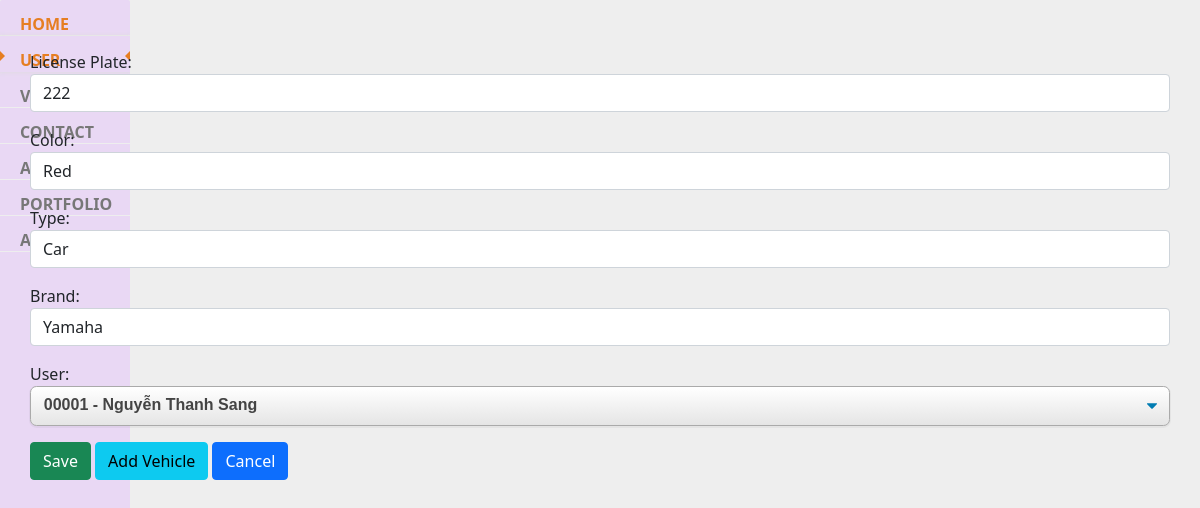
The app's page /parkingmanage/vehicle/8/update with its own data.
### parkingmanage/models.py (models this page shows, shortened)
class Vehicle(models.Model):
    licensePlate = models.TextField(max_length=10)
    color = models.TextField(max_length=255, null=True)
    type = models.TextField(max_length=255, null=True)
    brand = models.TextField(max_length=255, null=True)
    user = models.ForeignKey(User,
                            on_delete=models.CASCADE,
                            blank=True,
                            null=False)

### parkingmanage/views.py (the view)
# urls.py: path('vehicle/<int:id>/update', update_view_vehicle, name='update_vehicle'),
def update_view_vehicle(request, id):
    vehicle = get_object_or_404(Vehicle, id=id)
    form = VehicleForm(request.POST or None, instance = vehicle )
    if form.is_valid():
        form.save()
        return redirect('/parkingmanage/vehicle')
    context = {'form': form}
    return render(request, 'vehiclecreate.html', context)

### parkingmanage/forms.py
class VehicleForm(forms.ModelForm):
    licensePlate = forms.CharField(
        label='License Plate',
        required=True,
        widget=forms.TextInput(
            attrs={
                'class': 'form-control',
                'placeholder': 'Biển số xe'
            }
        )
    )
    color = forms.CharField(
        required=True,
        widget=forms.TextInput(
            attrs={
                'class': 'form-control',
                'placeholder': 'Màu xe'
            }
        )
    )
    type = forms.CharField(
        required=True,
        widget=forms.TextInput(
            attrs={
                'class': 'form-control',
                'placeholder': 'Loại xe'
            }
        )
    )
    brand = forms.CharField(
        required=True,
        widget=forms.TextInput(
            attrs={
                'class': 'form-control',
                'placeholder': 'Thương hiệu xe'
            }
        )
    )
    class Meta:
        model = Vehicle
        fields = [
            'licensePlate',
            'color',
            'type',
            'brand',
            'user'
            ]

### parkingmanage/models.py (called while the page is built)
    def __str__(self):
        return f"{self.code} - {self.name}"

### parkingmanage/templates/vehiclecreate.html
{% extends 'base.html' %}
{% block content %}
<form method="POST">{% csrf_token %}
    {{ form.as_p }}
    <input class="btn btn-success" type="submit" value="Save" />
    <a href="/parkingmanage" class="btn btn-info"> Add Vehicle</a>
    <a href="{{ request.META.HTTP_REFERER }}" class="btn btn-primary"> Cancel </a>
</form>
{% endblock %}

### records on screen
Vehicle: licensePlate "222", color "Red", type "Car", brand "Yamaha", user "00001 - Nguyễn Thanh Sang"
